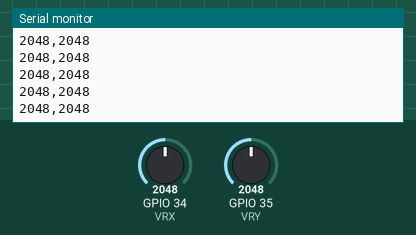
A sketch run on a simulated ESP32. Shown: the last lines printed to the serial monitor. The inputs (shaded band) are chosen by the test bench; at power-on: GPIO 34 (VRX) = 2048, GPIO 35 (VRY) = 2048.

Above: at 1.2 s.
1.3 s: GPIO 34 (VRX) set to 2866
At 1.32 s:
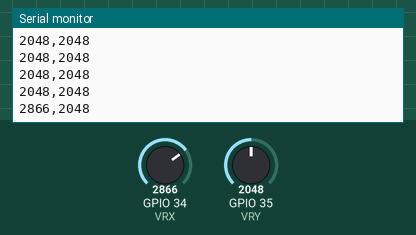
2.8 s: GPIO 35 (VRY) set to 2866
At 2.83 s:
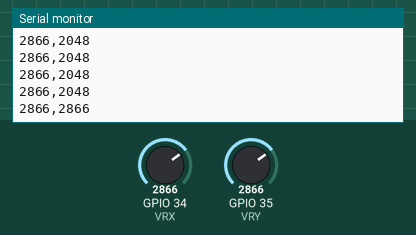
4.3 s: GPIO 34 (VRX) set to 3603
At 4.34 s:
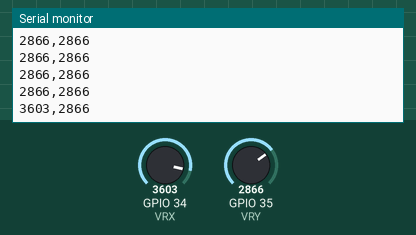
5.8 s: GPIO 35 (VRY) set to 3603
At 5.8 s:
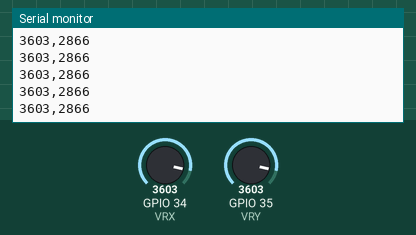
Timing chart, 0 to 8.3 s (numbered marks = the images above; inputs shaded):
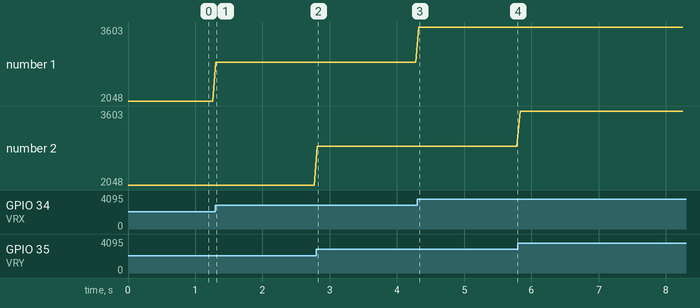

The sketch:

joystick.ino
```cpp
// Pines donde estan conectados los ejes del joystick (entradas analogicas)
#define VRX 34
#define VRY 35

void setup() {
  // Iniciamos la comunicacion serial a 115200 baudios
  Serial.begin(115200);
}

void loop() {
  // Leemos el valor analogico de cada eje (0 a 4095 en ESP32)
  int valorX = analogRead(VRX);
  int valorY = analogRead(VRY);

  // Enviamos ambos valores en una sola linea, separados por una coma
  // para que el nodo de Python los pueda separar facilmente
  Serial.print(valorX);
  Serial.print(",");
  Serial.println(valorY);

  // Esperamos 50 milisegundos antes de la siguiente lectura
  delay(50);
}
```

Measured:
- after the input at 1.3 s, the serial monitor: prints a new line at once (image 1)
- after the input at 2.8 s, the serial monitor: prints a new line at once (image 2)
- after the input at 4.3 s, the serial monitor: prints a new line at once (image 3)
- plotted number 1: 2048 → 2866 after the input at 1.3 s, 2866 → 3603 after the input at 4.3 s
